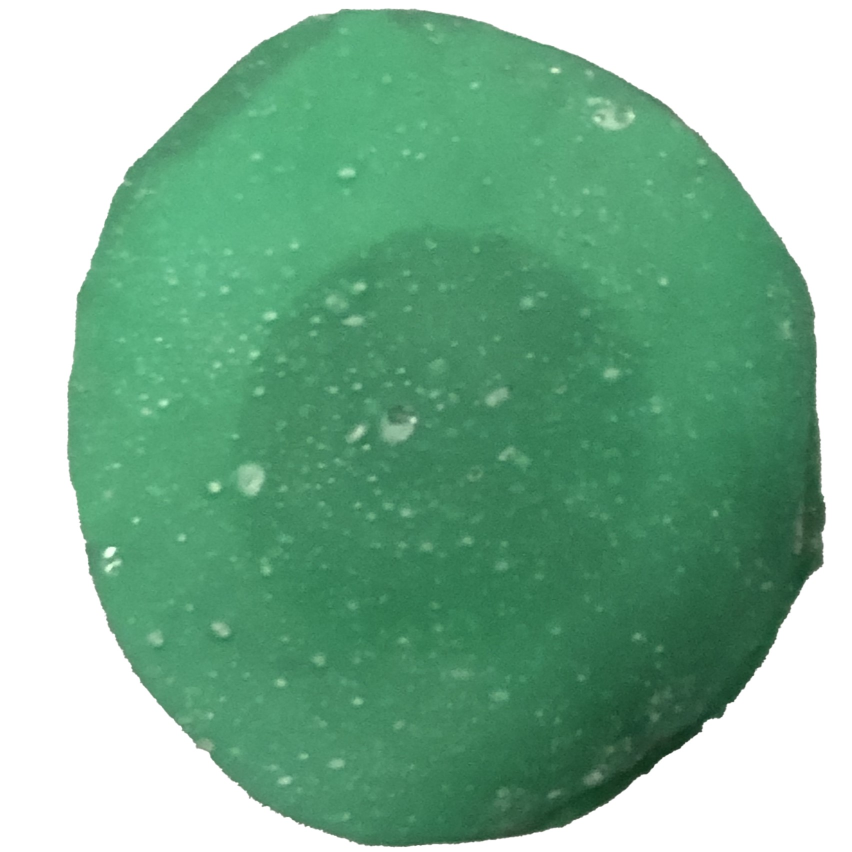
#> input picture images/references/1673691134903_IMG_9822.jpg, 1703 x 1703 px, found by its file name (shown at 1/2 size)
$ python absolute_error_ref_opt.py
#> lines starting #> are read from the running program, lines starting #| are printed output that depends on the picture
from PIL import Image, ImageChops, ImageOps
import matplotlib.pyplot as plt
import numpy as np

def normalized_absolute_error(ref: Image, opt: Image):
    diff = ImageChops.difference(ref, opt)
    diff = ImageOps.grayscale(diff)
    diff_np = np.array(diff, dtype="float64")
    diff_np *= 1.0 / diff_np.max()
    return diff_np

def save_as_plot(diff_np: np.array, filename: str):
    plt.imshow(diff_np, cmap="inferno")
    plt.colorbar(); plt.xticks([]); plt.yticks([]);
    plt.xlabel(r"Absolute Error: |$y_{ref} - y_{opt}$|", size=14)
    plt.savefig(filename, bbox_inches='tight', pad_inches=0)

ref = Image.open("images\\references\\1673691134903_IMG_9822.jpg")
#> ref is the input picture: PIL image 1703x1703 RGB; mean R, G, B 129.6, 178.8, 150.4
ref = ref.resize((256, 256))
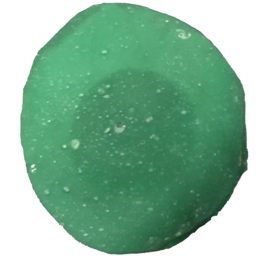
#> ref: PIL image 256x256 RGB; mean R, G, B 129.5, 178.7, 150.3
opt = Image.open("images\optimized\green-circular\optimized.png")
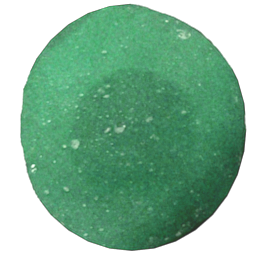
#> input picture images/optimized/green-circular/optimized.png, 256 x 256 px, found by its file name
#> opt is the input picture: PIL image 256x256 RGB; mean R, G, B 133.4, 181.2, 153.6
diff_np = normalized_absolute_error(ref, opt)
#> in normalized_absolute_error, `diff = ImageChops.difference(ref, opt)`:
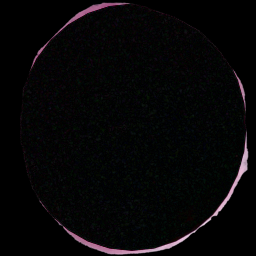
#> diff: PIL image 256x256 RGB; mean R, G, B 6.4, 5.9, 6.5
save_as_plot(diff_np, "images\optimized\\green-circular\\absolute_error_ref_best_opt.png")
#> in save_as_plot, `plt.savefig(filename, bbox_inches='tight', pad_inches=0)`:
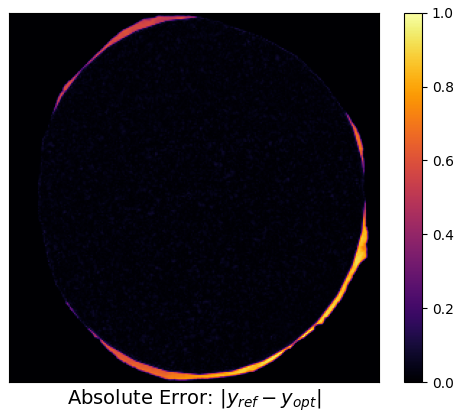
#> figure drawn by matplotlib, 2 panels
